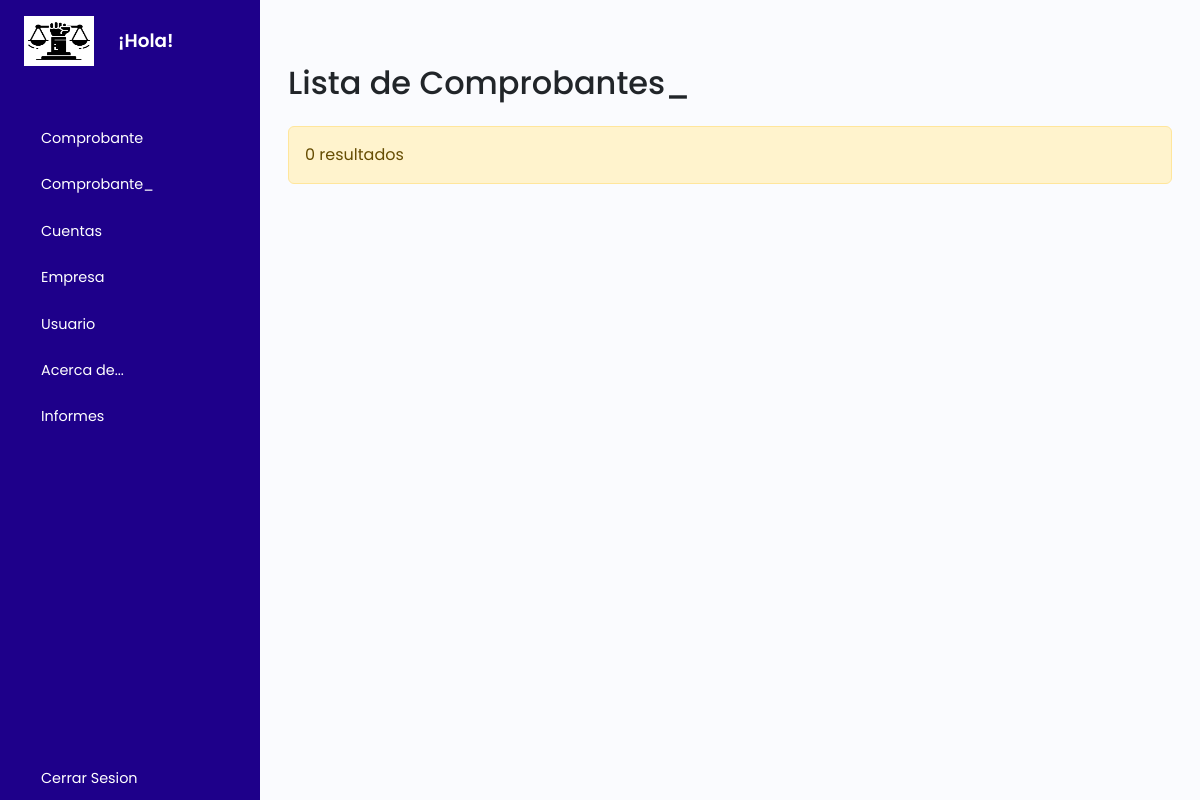
Before: /tcomprobante_/index.php with the older database file.
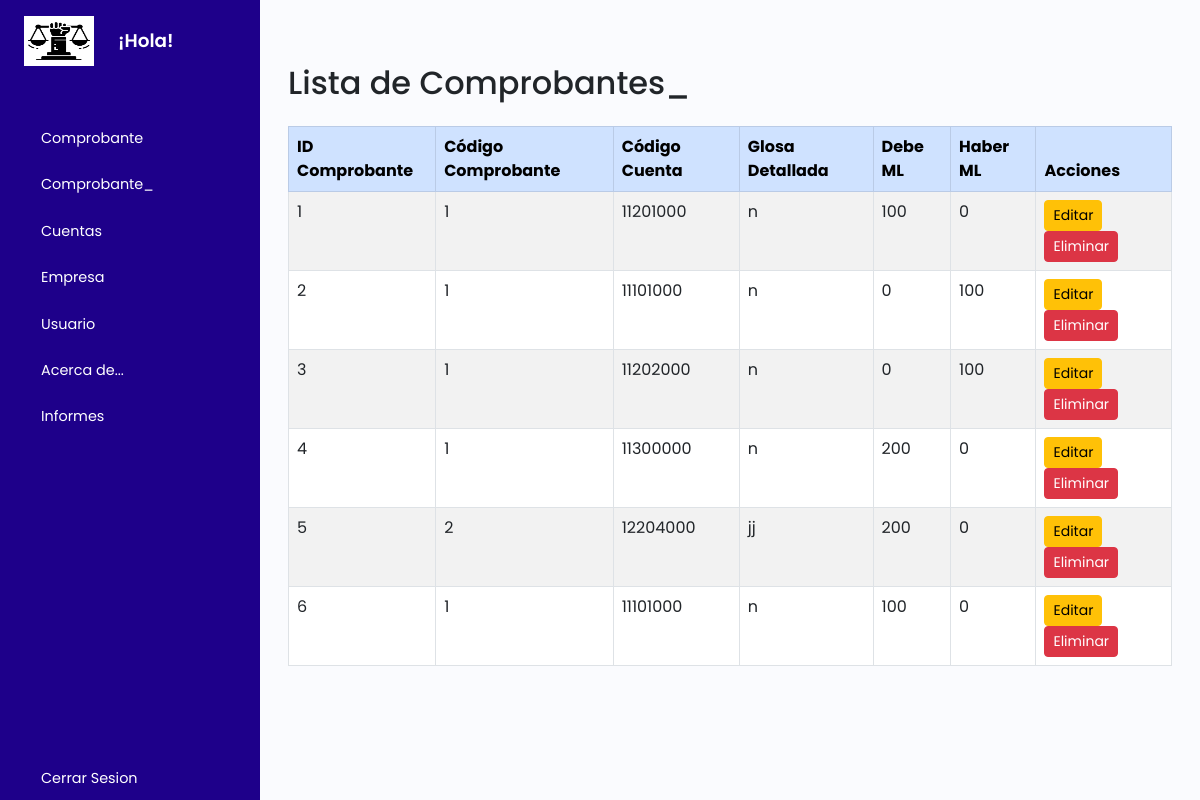
After: the same page with the newer database file.
### tables this page shows
CREATE TABLE `tcomprobantes_` (
  `idcomprobante_` int(11) NOT NULL,
  `codcomprobante` int(11) NOT NULL,
  `codcta` int(11) NOT NULL,
  `glosad` varchar(255) NOT NULL,
  `documento` varchar(255) NOT NULL,
  `debeml` int(11) NOT NULL,
  `haberml` int(11) NOT NULL
);

### tcomprobante_/index.php (the view, shortened to what this page needs)
<?php
    include_once("../plantilla/inicio.php");
?>
        <div class="main p-3">
        <div class="container mt-5">
            <h2 class="mb-4"> Lista de Comprobantes_</h2>
            <?php
            include_once '../cone.php';
            $sql = "SELECT * FROM tcomprobantes_";
            $result = $conn->query($sql);
            if ($result->num_rows > 0) {
                echo "<table id='tcomprobante_' class='table table-striped table-bordered'>
                <thead class='table-primary'>
                <tr>
                    <th>ID Comprobante</th>
                    <th>Código Comprobante</th>
                    <th>Código Cuenta</th>
                    <th>Glosa Detallada</th>
                    <th>Debe ML</th>
                    <th>Haber ML</th>
                    <th>Acciones</th>
                </tr>
                </thead>
                <tbody>";
                while($row = $result->fetch_assoc()) {
                    echo "<tr>
                    <td>" . $row["idcomprobante_"]. "</td>
                    <td>" . $row["codcomprobante"]. "</td>
                    <td>" . $row["codcta"]. "</td>
                    <td>" . $row["glosad"]. "</td>
                    <td>" . $row["debeml"]. "</td>
                    <td>" . $row["haberml"]. "</td>
                    <td>
                        <a href='update.php?id=".$row["idcomprobante_"]."' class='btn btn-warning btn-sm'>Editar</a>
                        <a href='delete.php?id=".$row["idcomprobante_"]."' class='btn btn-danger btn-sm'>Eliminar</a>
                    </td>
                    </tr>";
                }
                echo "</tbody></table>";
            } else {
                echo "<div class='alert alert-warning' role='alert'>0 resultados</div>";
            }
            ?>
        </div>
        </div>
    </div>
    <?php
    include_once("../plantilla/final.php");
?>

### plantilla/inicio.php (shortened to what this page needs)
<!DOCTYPE html>
<html lang="es">
<head>
    <link href="https://cdn.lineicons.com/4.0/lineicons.css" rel="stylesheet" />
    <link href="https://cdn.jsdelivr.net/npm/bootstrap@5.3.0-alpha3/dist/css/bootstrap.min.css" rel="stylesheet"
>
    <link rel="stylesheet" type="text/css" href="https://cdn.datatables.net/1.11.5/css/dataTables.bootstrap5.min.css">
    <link rel="stylesheet" type="text/css"
        href="https://cdn.datatables.net/buttons/2.2.2/css/buttons.dataTables.min.css">
    <link rel="stylesheet" href="../style.css">
</head>
<body>
    <div class="wrapper">
        <aside id="sidebar">
            <div class="d-flex">
                <button class="toggle-btn" type="button">
                    <img src="../img/logo.jpg" alt="" width="70" height="50">
                </button>
                <div class="sidebar-logo">
                    <a href="">¡Hola!</a>
                </div>
            </div>
            <ul class="sidebar-nav">
                <li class="sidebar-item">
                    <a href="../tcomprobante/index.php" class="sidebar-link">
                        <span>Comprobante</span>
                    </a>
                </li>
                <li class="sidebar-item">
                    <a href="../tcomprobante_/index.php" class="sidebar-link">
                        <span>Comprobante_</span>
                    </a>
                </li>
                <li class="sidebar-item">
                    <a href="../tcuentas/index.php" class="sidebar-link">
                        <span>Cuentas</span>
                    </a>
                </li>
                <li class="sidebar-item">
                    <a href="../tempresa/index.php" class="sidebar-link">
                        <span>Empresa</span>
                    </a>
                </li>
                <li class="sidebar-item">
                    <a href="../tusuario/index.php" class="sidebar-link">
                        <span>Usuario</span>
                    </a>
                </li>
                <li class="sidebar-item">
                    <a href="../acerca/index.php" class="sidebar-link">
                        <span>Acerca de...</span>
                    </a>
                </li>
                <li class="sidebar-item">
                    <a class="sidebar-link">
                        <span>Informes</span>
                        <span class="pull-right-container">
                        </span>
                    </a>
                </li>
            </ul>
            <div class="sidebar-footer">
                <a href="../index.php" class="sidebar-link">
                    <span>Cerrar Sesion</span>
                </a>
            </div>
        </aside>

### plantilla/final.php (shortened to what this page needs)
</body>
</html>

### style.css (style rules this page uses)
a { text-decoration: none; }
li { list-style: none; }
body { font-family: 'Poppins', sans-serif; }
.wrapper { display: flex; }
.main { min-height: 100vh; width: 100%; overflow: hidden; transition: all 0.35s ease-in-out; background-color: #fafbfe; }
#sidebar { width: 260px; min-width: 260px; z-index: 1000; transition: all .25s ease-in-out; background-color: rgb(30, 0, 138); display: flex; flex-direction: column; }
.toggle-btn { background-color: transparent; cursor: pointer; border: 0; padding: 1rem 1.5rem; }
.sidebar-logo { margin: auto 0; }
.sidebar-logo a { color: #FFF; font-size: 1.15rem; font-weight: 600; }
.sidebar-nav { padding: 2rem 0; flex: 1 1 auto; }
a.sidebar-link { padding: .625rem 1.625rem; color: #FFF; display: block; font-size: 0.9rem; white-space: nowrap; border-left: 3px solid transparent; }
.sidebar-item { position: relative; }

### plantilla/inicio.php (style rules this page uses)
.sidebar-link { cursor: pointer; }

Changed rows visible on the page:
added tcomprobantes_: idcomprobante_ "1", codcomprobante "1", codcta "11201000", glosad "n", debeml "100", haberml "0"
added tcomprobantes_: idcomprobante_ "2", codcomprobante "1", codcta "11101000", glosad "n", debeml "0", haberml "100"
added tcomprobantes_: idcomprobante_ "3", codcomprobante "1", codcta "11202000", glosad "n", debeml "0", haberml "100"
added tcomprobantes_: idcomprobante_ "4", codcomprobante "1", codcta "11300000", glosad "n", debeml "200", haberml "0"
added tcomprobantes_: idcomprobante_ "5", codcomprobante "2", codcta "12204000", glosad "jj", debeml "200", haberml "0"
added tcomprobantes_: idcomprobante_ "6", codcomprobante "1", codcta "11101000", glosad "n", debeml "100", haberml "0"
Other visible differences:
text no longer shown: "0 resultados"
text now shown: "ID Comprobante Código Comprobante Código Cuenta Glosa Detallada Debe ML Haber ML Acciones"
